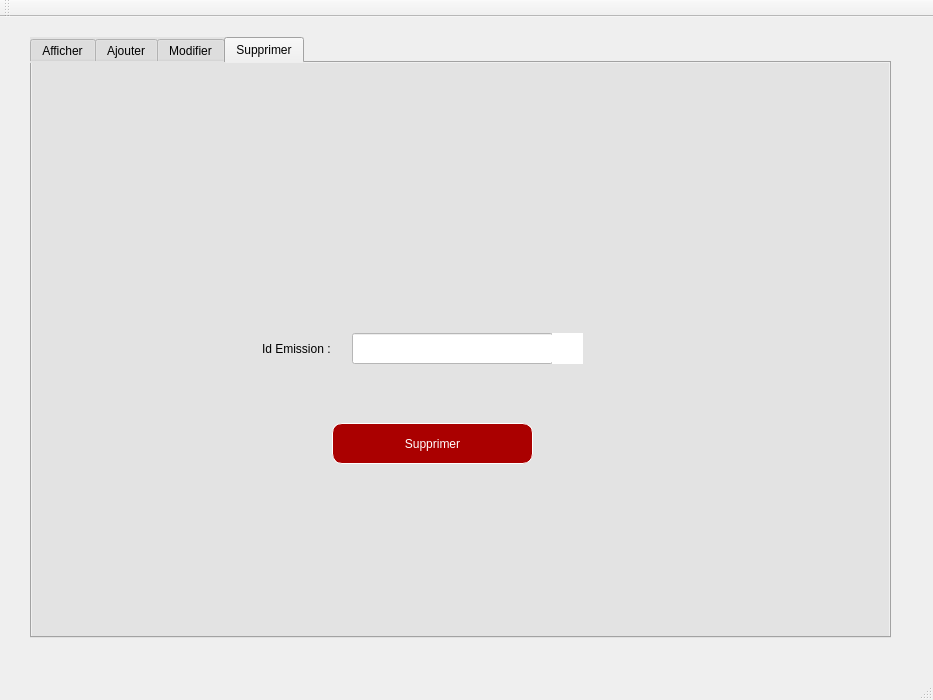
<?xml version="1.0" encoding="UTF-8"?>
<ui version="4.0">
 <class>MainWindow</class>
 <widget class="QMainWindow" name="MainWindow">
  <property name="geometry">
   <rect>
    <x>0</x>
    <y>0</y>
    <width>933</width>
    <height>700</height>
   </rect>
  </property>
  <property name="windowTitle">
   <string>Emissions</string>
  </property>
  <widget class="QWidget" name="centralWidget">
   <widget class="QTabWidget" name="tabWidget_">
    <property name="geometry">
     <rect>
      <x>30</x>
      <y>20</y>
      <width>861</width>
      <height>601</height>
     </rect>
    </property>
    <property name="styleSheet">
     <string notr="true">background-color: rgb(227, 227, 227);
font: 9pt &quot;Sitka&quot;;</string>
    </property>
    <property name="currentIndex">
     <number>3</number>
    </property>
    <widget class="QWidget" name="tab_2">
     <attribute name="title">
      <string>Afficher</string>
     </attribute>
     <widget class="QScrollBar" name="verticalScrollBar">
      <property name="geometry">
       <rect>
        <x>890</x>
        <y>90</y>
        <width>20</width>
        <height>441</height>
       </rect>
      </property>
      <property name="orientation">
       <enum>Qt::Vertical</enum>
      </property>
     </widget>
     <widget class="QLabel" name="label_14">
      <property name="geometry">
       <rect>
        <x>800</x>
        <y>30</y>
        <width>41</width>
        <height>31</height>
       </rect>
      </property>
      <property name="styleSheet">
       <string notr="true">image: url(:/new/prefix1/Tri.png);</string>
      </property>
      <property name="text">
       <string/>
      </property>
     </widget>
     <widget class="QTableView" name="table_AfficherEmission">
      <property name="geometry">
       <rect>
        <x>60</x>
        <y>100</y>
        <width>741</width>
        <height>421</height>
       </rect>
      </property>
      <property name="styleSheet">
       <string notr="true">background-color: rgb(255, 255, 255);</string>
      </property>
     </widget>
     <widget class="QLabel" name="label_20">
      <property name="geometry">
       <rect>
        <x>800</x>
        <y>30</y>
        <width>41</width>
        <height>31</height>
       </rect>
      </property>
      <property name="styleSheet">
       <string notr="true">image: url(:/new/prefix1/Tri.png);</string>
      </property>
      <property name="text">
       <string/>
      </property>
     </widget>
     <widget class="QLabel" name="label_41">
      <property name="geometry">
       <rect>
        <x>490</x>
        <y>30</y>
        <width>101</width>
        <height>31</height>
       </rect>
      </property>
      <property name="styleSheet">
       <string notr="true">background-color: rgb(155, 1, 1);</string>
      </property>
      <property name="text">
       <string>&lt;html&gt;&lt;head/&gt;&lt;body&gt;&lt;p&gt;&lt;span style=&quot; font-size:11pt;&quot;&gt;Catégorie :&lt;/span&gt;&lt;/p&gt;&lt;/body&gt;&lt;/html&gt;</string>
      </property>
     </widget>
     <widget class="QComboBox" name="comboBox_4">
      <property name="geometry">
       <rect>
        <x>600</x>
        <y>30</y>
        <width>201</width>
        <height>31</height>
       </rect>
      </property>
      <property name="styleSheet">
       <string notr="true">background-color: rgb(255, 255, 255);</string>
      </property>
      <item>
       <property name="text">
        <string>Action</string>
       </property>
      </item>
      <item>
       <property name="text">
        <string>Drame</string>
       </property>
      </item>
      <item>
       <property name="text">
        <string>Historique</string>
       </property>
      </item>
      <item>
       <property name="text">
        <string>Documentaire</string>
       </property>
      </item>
     </widget>
     <widget class="QLabel" name="label_40">
      <property name="geometry">
       <rect>
        <x>10</x>
        <y>10</y>
        <width>61</width>
        <height>71</height>
       </rect>
      </property>
      <property name="styleSheet">
       <string notr="true">background-color: rgb(155, 1, 1);
image: url(:/new/prefix1/Logo.png);</string>
      </property>
      <property name="text">
       <string/>
      </property>
     </widget>
     <widget class="QLabel" name="label_44">
      <property name="geometry">
       <rect>
        <x>70</x>
        <y>20</y>
        <width>321</width>
        <height>51</height>
       </rect>
      </property>
      <property name="styleSheet">
       <string notr="true">background-color: rgb(155, 1, 1);</string>
      </property>
      <property name="text">
       <string>&lt;html&gt;&lt;head/&gt;&lt;body&gt;&lt;p&gt;&lt;span style=&quot; font-size:26pt; font-weight:600;&quot;&gt;STREAMFLIX&lt;/span&gt;&lt;/p&gt;&lt;/body&gt;&lt;/html&gt;</string>
      </property>
     </widget>
     <widget class="QLabel" name="label_2">
      <property name="geometry">
       <rect>
        <x>0</x>
        <y>-30</y>
        <width>881</width>
        <height>621</height>
       </rect>
      </property>
      <property name="styleSheet">
       <string notr="true">background-color: rgb(155, 1, 1);</string>
      </property>
      <property name="text">
       <string/>
      </property>
     </widget>
     <zorder>label_2</zorder>
     <zorder>verticalScrollBar</zorder>
     <zorder>label_14</zorder>
     <zorder>table_AfficherEmission</zorder>
     <zorder>label_20</zorder>
     <zorder>label_41</zorder>
     <zorder>comboBox_4</zorder>
     <zorder>label_40</zorder>
     <zorder>label_44</zorder>
    </widget>
    <widget class="QWidget" name="tab">
     <attribute name="title">
      <string>Ajouter</string>
     </attribute>
     <widget class="QLabel" name="label_5">
      <property name="geometry">
       <rect>
        <x>160</x>
        <y>140</y>
        <width>91</width>
        <height>16</height>
       </rect>
      </property>
      <property name="styleSheet">
       <string notr="true">background-color: rgb(227, 227, 227);</string>
      </property>
      <property name="text">
       <string>Id Emission :</string>
      </property>
     </widget>
     <widget class="QLabel" name="label_6">
      <property name="geometry">
       <rect>
        <x>490</x>
        <y>181</y>
        <width>121</width>
        <height>20</height>
       </rect>
      </property>
      <property name="text">
       <string>Réalisateur :</string>
      </property>
     </widget>
     <widget class="QLabel" name="label_7">
      <property name="geometry">
       <rect>
        <x>160</x>
        <y>182</y>
        <width>151</width>
        <height>20</height>
       </rect>
      </property>
      <property name="text">
       <string>Titre de l'Emission :</string>
      </property>
     </widget>
     <widget class="QLabel" name="label_8">
      <property name="geometry">
       <rect>
        <x>490</x>
        <y>221</y>
        <width>71</width>
        <height>20</height>
       </rect>
      </property>
      <property name="text">
       <string>Durée :</string>
      </property>
     </widget>
     <widget class="QLabel" name="label_10">
      <property name="geometry">
       <rect>
        <x>160</x>
        <y>221</y>
        <width>101</width>
        <height>20</height>
       </rect>
      </property>
      <property name="text">
       <string>Date :</string>
      </property>
     </widget>
     <widget class="QLabel" name="label_11">
      <property name="geometry">
       <rect>
        <x>210</x>
        <y>290</y>
        <width>91</width>
        <height>16</height>
       </rect>
      </property>
      <property name="text">
       <string>Description :</string>
      </property>
     </widget>
     <widget class="QLabel" name="label_12">
      <property name="geometry">
       <rect>
        <x>490</x>
        <y>140</y>
        <width>101</width>
        <height>16</height>
       </rect>
      </property>
      <property name="text">
       <string>Catégorie :</string>
      </property>
     </widget>
     <widget class="QLineEdit" name="lineEdit_IdEmission">
      <property name="geometry">
       <rect>
        <x>290</x>
        <y>140</y>
        <width>151</width>
        <height>22</height>
       </rect>
      </property>
      <property name="styleSheet">
       <string notr="true">background-color: rgb(255, 255, 255);</string>
      </property>
     </widget>
     <widget class="QLineEdit" name="lineEdit_Titre">
      <property name="geometry">
       <rect>
        <x>290</x>
        <y>180</y>
        <width>151</width>
        <height>22</height>
       </rect>
      </property>
      <property name="styleSheet">
       <string notr="true">background-color: rgb(255, 255, 255);</string>
      </property>
     </widget>
     <widget class="QLineEdit" name="lineEdit_Categorie">
      <property name="geometry">
       <rect>
        <x>580</x>
        <y>140</y>
        <width>151</width>
        <height>22</height>
       </rect>
      </property>
      <property name="styleSheet">
       <string notr="true">background-color: rgb(255, 255, 255);</string>
      </property>
     </widget>
     <widget class="QLineEdit" name="lineEdit_Realisateur">
      <property name="geometry">
       <rect>
        <x>580</x>
        <y>180</y>
        <width>151</width>
        <height>22</height>
       </rect>
      </property>
      <property name="styleSheet">
       <string notr="true">background-color: rgb(255, 255, 255);</string>
      </property>
     </widget>
     <widget class="QLineEdit" name="lineEdit_Duree">
      <property name="geometry">
       <rect>
        <x>580</x>
        <y>220</y>
        <width>151</width>
        <height>22</height>
       </rect>
      </property>
      <property name="styleSheet">
       <string notr="true">background-color: rgb(255, 255, 255);</string>
      </property>
     </widget>
     <widget class="QLineEdit" name="lineEdit_Description">
      <property name="geometry">
       <rect>
        <x>300</x>
        <y>290</y>
        <width>281</width>
        <height>61</height>
       </rect>
      </property>
      <property name="styleSheet">
       <string notr="true">background-color: rgb(255, 255, 255);</string>
      </property>
     </widget>
     <widget class="QPushButton" name="pushButton_Ajouter">
      <property name="geometry">
       <rect>
        <x>290</x>
        <y>390</y>
        <width>111</width>
        <height>31</height>
       </rect>
      </property>
      <property name="styleSheet">
       <string notr="true">background-color: rgb(170, 0, 0);
border :1px solid rgb(255, 255, 255);
border-radius :10px;
color: #FFF;
padding-left: 20px;
padding-right:20px;
</string>
      </property>
      <property name="text">
       <string>Ajouter</string>
      </property>
     </widget>
     <widget class="QDateEdit" name="dateEdit">
      <property name="geometry">
       <rect>
        <x>290</x>
        <y>220</y>
        <width>151</width>
        <height>22</height>
       </rect>
      </property>
      <property name="styleSheet">
       <string notr="true">background-color: rgb(255, 255, 255);</string>
      </property>
     </widget>
     <widget class="QPushButton" name="pushButton_10">
      <property name="geometry">
       <rect>
        <x>430</x>
        <y>390</y>
        <width>111</width>
        <height>31</height>
       </rect>
      </property>
      <property name="styleSheet">
       <string notr="true">background-color: rgb(170, 0, 0);
border :1px solid rgb(255, 255, 255);
border-radius :10px;
color: #FFF;
padding-left: 20px;
padding-right:20px;
</string>
      </property>
      <property name="text">
       <string>Quitter</string>
      </property>
     </widget>
     <widget class="QLabel" name="label">
      <property name="geometry">
       <rect>
        <x>0</x>
        <y>-30</y>
        <width>851</width>
        <height>601</height>
       </rect>
      </property>
      <property name="styleSheet">
       <string notr="true">image: url(:/new/prefix1/Background.png);</string>
      </property>
      <property name="text">
       <string/>
      </property>
     </widget>
     <zorder>label</zorder>
     <zorder>label_5</zorder>
     <zorder>label_6</zorder>
     <zorder>label_7</zorder>
     <zorder>label_8</zorder>
     <zorder>label_10</zorder>
     <zorder>label_11</zorder>
     <zorder>label_12</zorder>
     <zorder>lineEdit_IdEmission</zorder>
     <zorder>lineEdit_Titre</zorder>
     <zorder>lineEdit_Categorie</zorder>
     <zorder>lineEdit_Realisateur</zorder>
     <zorder>lineEdit_Duree</zorder>
     <zorder>lineEdit_Description</zorder>
     <zorder>pushButton_Ajouter</zorder>
     <zorder>dateEdit</zorder>
     <zorder>pushButton_10</zorder>
    </widget>
    <widget class="QWidget" name="tab_3">
     <attribute name="title">
      <string>Modifier</string>
     </attribute>
     <widget class="QPushButton" name="pushButton_9">
      <property name="geometry">
       <rect>
        <x>430</x>
        <y>390</y>
        <width>111</width>
        <height>31</height>
       </rect>
      </property>
      <property name="styleSheet">
       <string notr="true">background-color: rgb(170, 0, 0);
border :1px solid rgb(255, 255, 255);
border-radius :10px;
color: #FFF;
padding-left: 20px;
padding-right:20px;
</string>
      </property>
      <property name="text">
       <string>Quitter</string>
      </property>
     </widget>
     <widget class="QPushButton" name="pushButton_Modifier">
      <property name="geometry">
       <rect>
        <x>290</x>
        <y>390</y>
        <width>111</width>
        <height>31</height>
       </rect>
      </property>
      <property name="styleSheet">
       <string notr="true">background-color: rgb(170, 0, 0);
border :1px solid rgb(255, 255, 255);
border-radius :10px;
color: #FFF;
padding-left: 20px;
padding-right:20px;
</string>
      </property>
      <property name="text">
       <string>Modifier</string>
      </property>
     </widget>
     <widget class="QLineEdit" name="lineEdit_IdEmission_M">
      <property name="geometry">
       <rect>
        <x>290</x>
        <y>140</y>
        <width>151</width>
        <height>22</height>
       </rect>
      </property>
      <property name="styleSheet">
       <string notr="true">background-color: rgb(255, 255, 255);</string>
      </property>
     </widget>
     <widget class="QLineEdit" name="lineEdit_Realisateur_M">
      <property name="geometry">
       <rect>
        <x>570</x>
        <y>180</y>
        <width>151</width>
        <height>21</height>
       </rect>
      </property>
      <property name="styleSheet">
       <string notr="true">background-color: rgb(255, 255, 255);</string>
      </property>
     </widget>
     <widget class="QLabel" name="label_9">
      <property name="geometry">
       <rect>
        <x>490</x>
        <y>222</y>
        <width>71</width>
        <height>20</height>
       </rect>
      </property>
      <property name="text">
       <string>Durée :</string>
      </property>
     </widget>
     <widget class="QLabel" name="label_13">
      <property name="geometry">
       <rect>
        <x>210</x>
        <y>290</y>
        <width>81</width>
        <height>16</height>
       </rect>
      </property>
      <property name="text">
       <string>Description :</string>
      </property>
     </widget>
     <widget class="QDateEdit" name="dateEdit_M">
      <property name="geometry">
       <rect>
        <x>290</x>
        <y>220</y>
        <width>151</width>
        <height>22</height>
       </rect>
      </property>
      <property name="styleSheet">
       <string notr="true">background-color: rgb(255, 255, 255);</string>
      </property>
     </widget>
     <widget class="QLabel" name="label_15">
      <property name="geometry">
       <rect>
        <x>160</x>
        <y>181</y>
        <width>121</width>
        <height>20</height>
       </rect>
      </property>
      <property name="text">
       <string>Titre de l'Emission :</string>
      </property>
     </widget>
     <widget class="QLineEdit" name="lineEdit_Duree_M">
      <property name="geometry">
       <rect>
        <x>570</x>
        <y>220</y>
        <width>151</width>
        <height>22</height>
       </rect>
      </property>
      <property name="styleSheet">
       <string notr="true">background-color: rgb(255, 255, 255);</string>
      </property>
     </widget>
     <widget class="QLabel" name="label_16">
      <property name="geometry">
       <rect>
        <x>160</x>
        <y>222</y>
        <width>121</width>
        <height>20</height>
       </rect>
      </property>
      <property name="text">
       <string>Date :</string>
      </property>
     </widget>
     <widget class="QLabel" name="label_17">
      <property name="geometry">
       <rect>
        <x>160</x>
        <y>140</y>
        <width>111</width>
        <height>16</height>
       </rect>
      </property>
      <property name="styleSheet">
       <string notr="true">background-color: rgb(227, 227, 227);</string>
      </property>
      <property name="text">
       <string>Id Emission :</string>
      </property>
     </widget>
     <widget class="QLineEdit" name="lineEdit_Titre_M">
      <property name="geometry">
       <rect>
        <x>290</x>
        <y>180</y>
        <width>151</width>
        <height>22</height>
       </rect>
      </property>
      <property name="styleSheet">
       <string notr="true">background-color: rgb(255, 255, 255);</string>
      </property>
     </widget>
     <widget class="QLineEdit" name="lineEdit_Description_M">
      <property name="geometry">
       <rect>
        <x>300</x>
        <y>290</y>
        <width>281</width>
        <height>61</height>
       </rect>
      </property>
      <property name="styleSheet">
       <string notr="true">background-color: rgb(255, 255, 255);</string>
      </property>
     </widget>
     <widget class="QLabel" name="label_18">
      <property name="geometry">
       <rect>
        <x>490</x>
        <y>142</y>
        <width>101</width>
        <height>16</height>
       </rect>
      </property>
      <property name="text">
       <string>Catégorie :</string>
      </property>
     </widget>
     <widget class="QLineEdit" name="lineEdit_Categorie_M">
      <property name="geometry">
       <rect>
        <x>570</x>
        <y>140</y>
        <width>151</width>
        <height>22</height>
       </rect>
      </property>
      <property name="styleSheet">
       <string notr="true">background-color: rgb(255, 255, 255);</string>
      </property>
     </widget>
     <widget class="QLabel" name="label_19">
      <property name="geometry">
       <rect>
        <x>490</x>
        <y>180</y>
        <width>71</width>
        <height>20</height>
       </rect>
      </property>
      <property name="text">
       <string>Réalisateur :</string>
      </property>
     </widget>
     <widget class="QLabel" name="label_3">
      <property name="geometry">
       <rect>
        <x>0</x>
        <y>-30</y>
        <width>851</width>
        <height>601</height>
       </rect>
      </property>
      <property name="styleSheet">
       <string notr="true">image: url(:/new/prefix1/Background.png);</string>
      </property>
      <property name="text">
       <string/>
      </property>
     </widget>
     <zorder>label_3</zorder>
     <zorder>pushButton_9</zorder>
     <zorder>pushButton_Modifier</zorder>
     <zorder>lineEdit_IdEmission_M</zorder>
     <zorder>lineEdit_Realisateur_M</zorder>
     <zorder>label_9</zorder>
     <zorder>label_13</zorder>
     <zorder>dateEdit_M</zorder>
     <zorder>label_15</zorder>
     <zorder>lineEdit_Duree_M</zorder>
     <zorder>label_16</zorder>
     <zorder>label_17</zorder>
     <zorder>lineEdit_Titre_M</zorder>
     <zorder>lineEdit_Description_M</zorder>
     <zorder>label_18</zorder>
     <zorder>lineEdit_Categorie_M</zorder>
     <zorder>label_19</zorder>
    </widget>
    <widget class="QWidget" name="tab_4">
     <attribute name="title">
      <string>Supprimer</string>
     </attribute>
     <widget class="QLabel" name="label_39">
      <property name="geometry">
       <rect>
        <x>230</x>
        <y>270</y>
        <width>101</width>
        <height>31</height>
       </rect>
      </property>
      <property name="styleSheet">
       <string notr="true">background-color: rgb(227, 227, 227);</string>
      </property>
      <property name="text">
       <string>Id Emission :</string>
      </property>
     </widget>
     <widget class="QLineEdit" name="lineEdit_Recherche">
      <property name="geometry">
       <rect>
        <x>320</x>
        <y>270</y>
        <width>201</width>
        <height>31</height>
       </rect>
      </property>
      <property name="styleSheet">
       <string notr="true">background-color: rgb(255, 255, 255);</string>
      </property>
     </widget>
     <widget class="QPushButton" name="pushButton_supprimer">
      <property name="geometry">
       <rect>
        <x>300</x>
        <y>360</y>
        <width>201</width>
        <height>41</height>
       </rect>
      </property>
      <property name="styleSheet">
       <string notr="true">background-color: rgb(170, 0, 0);
border :1px solid rgb(255, 255, 255);
border-radius :10px;
color: #FFF;
padding-left: 20px;
padding-right:20px;
</string>
      </property>
      <property name="text">
       <string>Supprimer</string>
      </property>
     </widget>
     <widget class="QLabel" name="label_4">
      <property name="geometry">
       <rect>
        <x>0</x>
        <y>-20</y>
        <width>851</width>
        <height>601</height>
       </rect>
      </property>
      <property name="styleSheet">
       <string notr="true">image: url(:/new/prefix1/Background.png);</string>
      </property>
      <property name="text">
       <string/>
      </property>
     </widget>
     <widget class="QLabel" name="label_28">
      <property name="geometry">
       <rect>
        <x>520</x>
        <y>270</y>
        <width>31</width>
        <height>31</height>
       </rect>
      </property>
      <property name="styleSheet">
       <string notr="true">image: url(:/new/prefix1/Recherche.png);
background-color: rgb(255, 255, 255);</string>
      </property>
      <property name="text">
       <string/>
      </property>
     </widget>
     <widget class="QPushButton" name="pushButtonRecherche">
      <property name="geometry">
       <rect>
        <x>520</x>
        <y>270</y>
        <width>31</width>
        <height>31</height>
       </rect>
      </property>
      <property name="text">
       <string/>
      </property>
     </widget>
     <zorder>pushButtonRecherche</zorder>
     <zorder>label_4</zorder>
     <zorder>label_39</zorder>
     <zorder>lineEdit_Recherche</zorder>
     <zorder>pushButton_supprimer</zorder>
     <zorder>label_28</zorder>
    </widget>
   </widget>
  </widget>
  <widget class="QMenuBar" name="menuBar">
   <property name="geometry">
    <rect>
     <x>0</x>
     <y>0</y>
     <width>933</width>
     <height>26</height>
    </rect>
   </property>
  </widget>
  <widget class="QToolBar" name="mainToolBar">
   <attribute name="toolBarArea">
    <enum>TopToolBarArea</enum>
   </attribute>
   <attribute name="toolBarBreak">
    <bool>false</bool>
   </attribute>
  </widget>
  <widget class="QStatusBar" name="statusBar"/>
 </widget>
 <layoutdefault spacing="6" margin="11"/>
 <resources/>
 <connections/>
</ui>
